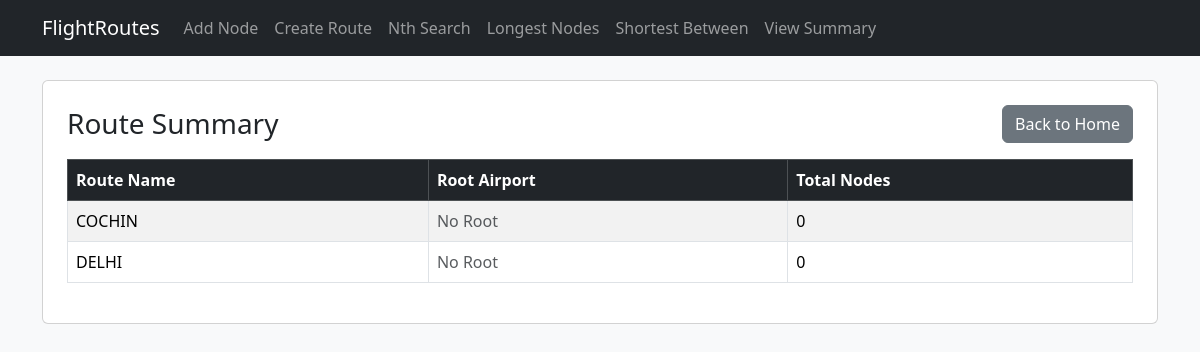
Page /route-summary/ on the earlier database version.
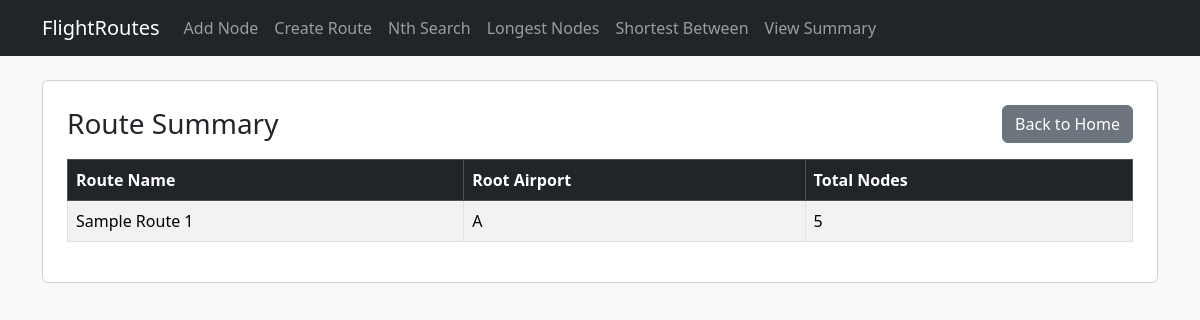
Same page on the later database version.
### flight/models.py (models this page shows, shortened)
class Route(models.Model):
    name = models.CharField(max_length=100, unique=True)

class FlightNode(models.Model):
    NODE_TYPE_CHOICES = (
        ('root', 'Root'),
        ('left', 'Left'),
        ('right', 'Right'),
    )
    route = models.ForeignKey(Route, on_delete=models.CASCADE, related_name='nodes')
    airport_code = models.CharField(max_length=10)
    duration = models.FloatField(help_text="Duration from parent node")
    parent = models.ForeignKey('self', on_delete=models.CASCADE, null=True, blank=True, related_name='child_nodes')
    node_type = models.CharField(max_length=10, choices=NODE_TYPE_CHOICES, default='root')
    class Meta:
        unique_together = ('parent', 'node_type')

### flight/views.py (the view)
# urls.py: path('route-summary/', views.route_summary, name='route_summary'),
def route_summary(request):
    routes = Route.objects.all()
    summary = []
    for r in routes:
        root = r.nodes.filter(node_type='root').first()
        count = r.nodes.count()
        summary.append({'route': r, 'root': root, 'count': count})
    return render(request, 'flights/route_summary.html', {'summary': summary})

### templates/flights/route_summary.html
{% extends 'flights/base.html' %}
{% block content %}
<div class="card p-4">
  <div class="d-flex justify-content-between align-items-center mb-3">
    <h3 class="mb-0">Route Summary</h3>
    <a href="{% url 'flights:index' %}" class="btn btn-secondary">Back to Home</a>
  </div>
  {% if summary %}
  <table class="table table-bordered table-striped">
    <thead class="table-dark">
      <tr>
        <th>Route Name</th>
        <th>Root Airport</th>
        <th>Total Nodes</th>
      </tr>
    </thead>
    <tbody>
      {% for s in summary %}
      <tr>
        <td>{{ s.route.name }}</td>
        <td>
          {% if s.root %}
          {{ s.root.airport_code }}
          {% else %}
          <span class="text-muted">No Root</span>
          {% endif %}
        </td>
        <td>{{ s.count }}</td>
      </tr>
      {% endfor %}
    </tbody>
  </table>
  {% else %}
  <p>No routes available yet. Add some to view summary.</p>
  {% endif %}
</div>
{% endblock %}

Differences in the rows shown:
removed Route: route.name "DELHI", shows "No Root", count "0"
changed Route: route.name "COCHIN" → "Sample Route 1"; root.airport_code (not shown) → "A"; count "0" → "5"; no longer shows "No Root"
